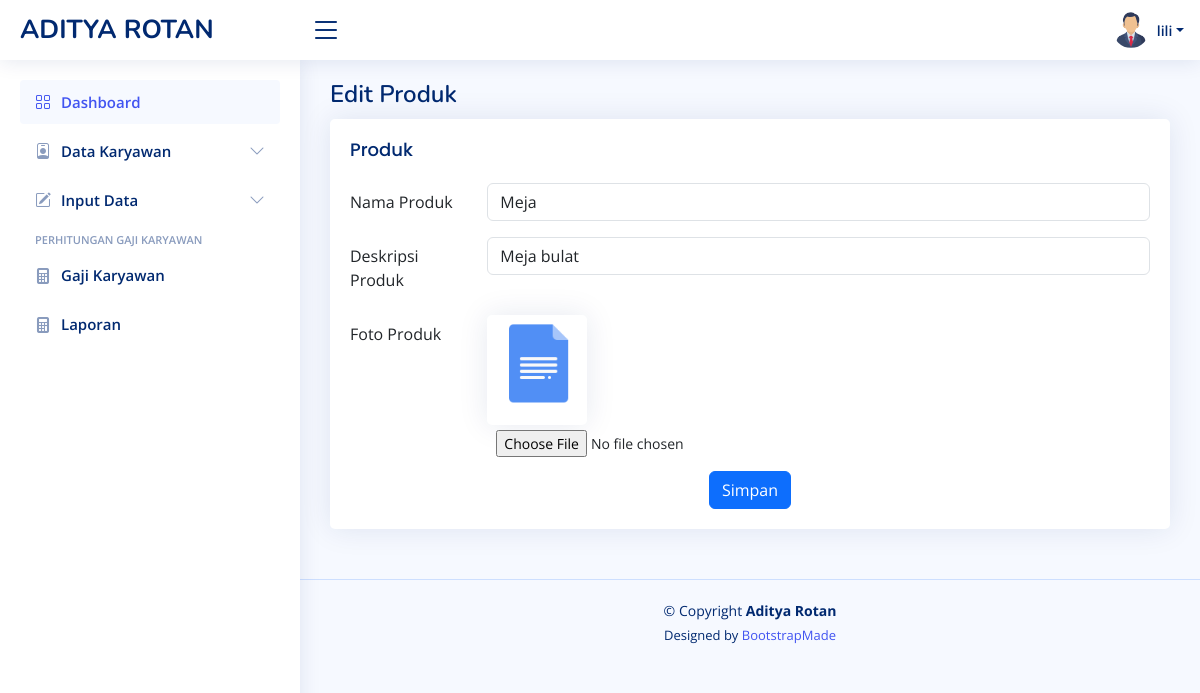
Screenshot of /update_produk.php?id=1 (signed in) with the database file from the repository.
### tables this page shows
CREATE TABLE `akun` (
  `id_user` int(5) NOT NULL,
  `username` varchar(100) NOT NULL,
  `email` varchar(100) NOT NULL,
  `password` varchar(100) NOT NULL,
  `photo` varchar(255) NOT NULL,
  `telp` varchar(13) NOT NULL
);

CREATE TABLE `produk` (
  `id_produk` int(11) NOT NULL,
  `nama_produk` varchar(255) NOT NULL,
  `foto_produk` varchar(100) NOT NULL,
  `deskripsi_produk` text DEFAULT NULL
);

### update_produk.php (the view, shortened to what this page needs)
<?php
require 'function.php';
?>
<?php include "template/header.php"; ?>
<?php include "template/sidebar.php"; ?>
  <main id="main" class="main">
    <div class="pagetitle">
      <h1>Edit Produk</h1>
    </div>
    <section class="section">
      <div class="row">
        <div class="col-lg-12">
          <div class="card">
            <div class="card-body">
              <h5 class="card-title">Produk</h5>
              <?php
                $id = $_GET['id'];
                $data = "SELECT * FROM produk WHERE id_produk = '$id'";
                $query = mysqli_query($conn, $data);
                $d = mysqli_fetch_array($query);
              ?>
              <form action="" method="post" enctype="multipart/form-data">
                <div class="row mb-3">
                  <label for="inputEmail3" class="col-sm-2 col-form-label">Nama Produk</label>
                  <div class="col-sm-10">
                    <input type="text" class="form-control" name="nama_produk" value="<?= $d["nama_produk"] ?>">
                  </div>
                </div>
                <div class="row mb-3">
                  <label for="inputEmail3" class="col-sm-2 col-form-label">Deskripsi Produk</label>
                  <div class="col-sm-10">
                    <input type="text" class="form-control" name="deskripsi_produk" value="<?= $d["deskripsi_produk"] ?>">
                  </div>
                </div>
                <div class="row mb-3">
                  <label for="inputEmail3" class="col-sm-2 col-form-label">Foto Produk</label>
                  <div class="col-sm-10">
                      <?php
                        if ($d['foto_produk'] == "") {
                        ?>
                            <div class="col-md-8 col-lg-9">
                                <div class="card" style="width: 100px; height:110px;">
                                    <img src="assets/img/file.png" alt="Profile">
                                    <a href="#" style="margin-top: 10px;" class="btn btn-sm" title="Upload new profile image">
                                        <input type="file" name="foto_produk" id="foto_produk" accept="image/*">
                                    </a>
                                </div>
                            </div>
                        <?php
                        }
                        ?>
                  </div>
                </div>
                <div class="text-center">
                  <button type="submit" name="submit" class="btn btn-primary">Simpan</button>
                </div>
              </form>
            </div>
          </div>
        </div>
      </div>
    </section>
  </main>
<?php include "template/footer.php"; ?>

### template/header.php (shortened to what this page needs)
<?php
include_once("koneksi.php");
$username = $_SESSION['username'];
$sql = "SELECT * FROM akun WHERE username = '$username'";
$query = mysqli_query($koneksi, $sql);
$akun = mysqli_fetch_assoc($query);
?>
<!DOCTYPE html>
<html lang="en">
  <head>
    <link href="assets/vendor/bootstrap/css/bootstrap.min.css" rel="stylesheet" />
    <link href="assets/vendor/bootstrap-icons/bootstrap-icons.css" rel="stylesheet" />
    <link href="assets/vendor/boxicons/css/boxicons.min.css" rel="stylesheet" />
    <link href="assets/vendor/quill/quill.snow.css" rel="stylesheet" />
    <link href="assets/vendor/quill/quill.bubble.css" rel="stylesheet" />
    <link href="assets/vendor/remixicon/remixicon.css" rel="stylesheet" />
    <link href="assets/vendor/simple-datatables/style.css" rel="stylesheet" />
    <link href="assets/css/style.css" rel="stylesheet" />
  </head>
  <body>
    <header id="header" class="header fixed-top d-flex align-items-center">
      <div class="d-flex align-items-center justify-content-between">
        <a href="index.html" class="logo d-flex align-items-center">
          <span class="d-none d-lg-block">ADITYA ROTAN</span>
        </a>
        <i class="bi bi-list toggle-sidebar-btn"></i>
      </div>
      <nav class="header-nav ms-auto">
        <ul class="d-flex align-items-center">
          <li class="nav-item dropdown pe-3">
            <a class="nav-link nav-profile d-flex align-items-center pe-0" href="#" data-bs-toggle="dropdown">
              <?php
              if ($akun['photo'] == "") {
              ?>
                  <img src="assets/img/user.png" alt="Profile.php" class="rounded-circle">
              <?php
              } else {
              ?>
                  <img src="assets/img/<?= $akun['photo'] ?>" alt="Profile.php" class="rounded-circle">
              <?php
              }
              ?>
              <span class="d-none d-md-block dropdown-toggle ps-2"><?= $username; ?></span> </a
            >
          </li>
        </ul>
      </nav>
    </header>

### assets/css/style.css (style rules this page uses)
:root { scroll-behavior: smooth; }
body { font-family: "Open Sans", sans-serif; background: #f6f9ff; color: #444444; }
a { color: #4154f1; text-decoration: none; }
h1, h2, h3, h4, h5, h6 { font-family: "Nunito", sans-serif; }
#main { margin-top: 60px; padding: 20px 30px; transition: all 0.3s; }
.pagetitle { margin-bottom: 10px; }
.pagetitle h1 { font-size: 24px; margin-bottom: 0; font-weight: 600; color: #012970; }
.card { margin-bottom: 30px; border: none; border-radius: 5px; box-shadow: 0px 0 30px rgba(1, 41, 112, 0.1); }
.card-title { padding: 20px 0 15px 0; font-size: 18px; font-weight: 500; color: #012970; font-family: "Poppins", sans-serif; }
.card-body { padding: 0 20px 20px 20px; }
.logo { line-height: 1; }
@media (min-width: 1200px) { .logo { width: 280px; } }
.logo span { font-size: 26px; font-weight: 700; color: #012970; font-family: "Nunito", sans-serif; }
.header { transition: all 0.5s; z-index: 997; height: 60px; box-shadow: 0px 2px 20px rgba(1, 41, 112, 0.1); background-color: #fff; padding-left: 20px; }
.header .toggle-sidebar-btn { font-size: 32px; padding-left: 10px; cursor: pointer; color: #012970; }
.header-nav ul { list-style: none; }
.header-nav > ul { margin: 0; padding: 0; }
.header-nav .nav-profile { color: #012970; }
.header-nav .nav-profile img { max-height: 36px; }
.header-nav .nav-profile span { font-size: 14px; font-weight: 600; }
@media (min-width: 1200px) { #main, #footer { margin-left: 300px; } }

### rows the page displays
akun: photo (picture)
produk: nama_produk "Meja", deskripsi_produk "Meja bulat"

### other values shown
$username "lili"
